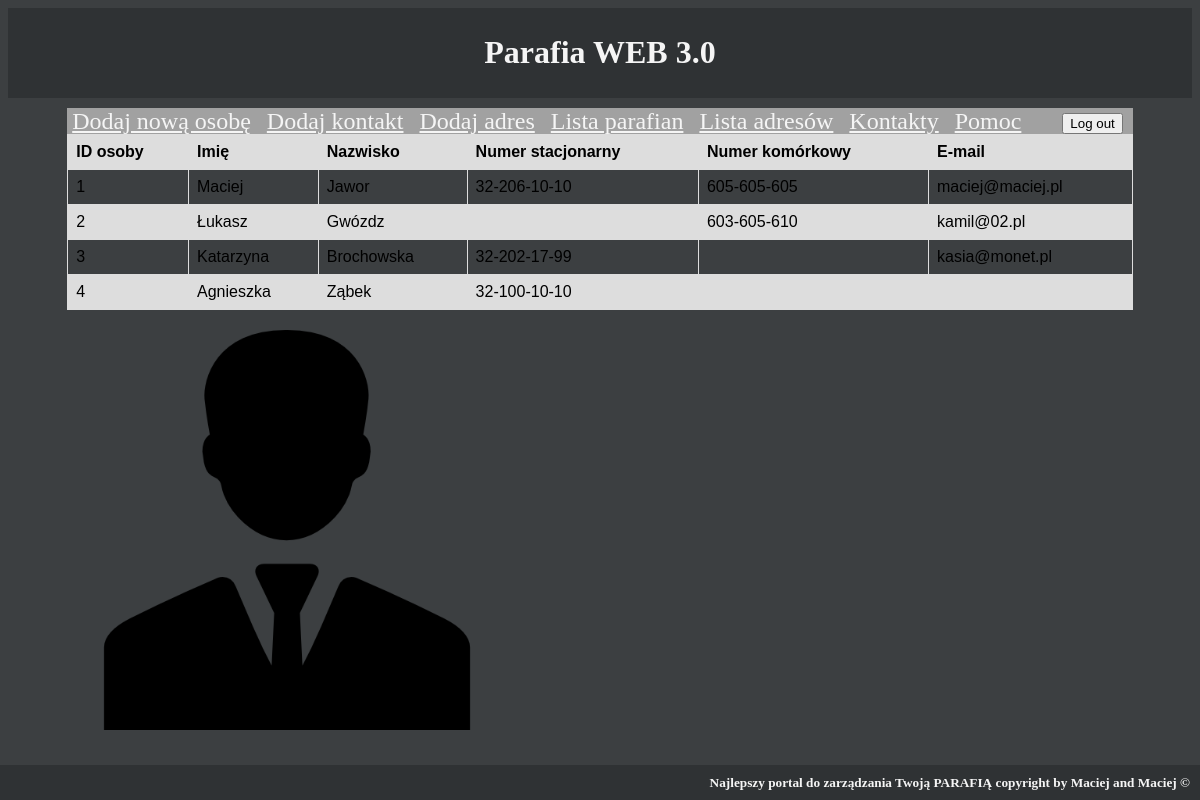
Page /index.php?view=contacts (signed in) on the committed database.
### tables this page shows
CREATE TABLE kontakty (
id_kontaktu int NOT Null AUTO_INCREMENT PRIMARY KEY,
numer_stacjonarny VARCHAR(12),
numer_komurkowy VARCHAR(12),
email VARCHAR(50),
id_osoby INT UNSIGNED NOT NULL,
FOREIGN KEY (id_osoby)
	REFERENCES osoba(id_osoby)
);

CREATE TABLE osoba(
id_osoby INT UNSIGNED NOT NULL AUTO_INCREMENT PRIMARY KEY,
imie VARCHAR(40) NOT NULL,
nazwisko VARCHAR(50) NOT NULL,
data_urodzenia DATE,
plec VARCHAR(1) NOT NULL,
zdjecia blob,
opis text,
date_wprowadzenia TIMESTAMP
);

### php/dbengine.php (called while the page is built, shortened)
<?php
class ConnectionOptions {
    private $hostname;
    private $databasename;
    private $username;
    private $password;
    function __construct($hostname, $databasename, $username, $password, $port = "", $additionals = "")
    {
        $this->hostname = $hostname;
        $this->databasename = $databasename;
        $this->username = $username;
        $this->password = $password;
    }
    public function getHostname()
    {
        return $this->hostname;
    }
    public function getDatabasename()
    {
        return $this->databasename;
    }
    public function getUsername()
    {
        return $this->username;
    }
    public function getPassword()
    {
        return $this->password;
    }
}
class customDBEngine
{
    private $connection;
    private $connectionOptions;
    protected static $singleton = null;
    public static function getDatabase() {
       if (!isset(static::$singleton)) {
           static::$singleton = new static(DB_HOST, DB_NAME, DB_USER, DB_PASS);
           static::$singleton->connect();
        }
      return static::$singleton;
    }
    protected function __construct($hostname, $databasename, $username, $password, $port = "", $additionals = "")
    {
        $this->connectionOptions = new ConnectionOptions($hostname, $databasename, $username, $password, $port, $additionals);
    }
    public function query()
    {
        return new customQuery($this);
    }
    public function connect()
    {
        $this->connection = new PDO("mysql:host=".$this->connectionOptions->getHostname().";dbname=".$this->connectionOptions->getDatabasename(), $this->connectionOptions->getUsername(), $this->connectionOptions->getPassword());
        $this->connection->setAttribute(PDO::ATTR_ERRMODE, PDO::ERRMODE_EXCEPTION);
    }
    public function prepare($sql)
    {
        return $this->connection->prepare($sql);
    }
    public function isLogged()
    {
        if (isset($_SESSION['loggedUser'])){
            return $_SESSION['loggedUser'] <> '';
        }
    }
}
class customQuery implements queryInterface
{
    private $connection;
    private $stmt;
    public function __construct($connection)
    {
        $this->connection = $connection;
    }
    public function open($sql, $values = array(""))
    {
        $this->stmt = $this->connection->prepare($sql);
        $this->stmt->execute($values);
        return $this;
    }
    public function getResult() {
        return $this->stmt->fetchAll(PDO::FETCH_ASSOC);
    }
}

### view/contacts.php (the view, shortened to what this page needs)
<?php
include_once($_SERVER['DOCUMENT_ROOT'].'/php/dbengine.php');
?>
<?php
if (DBEngine::getDatabase()->isLogged()) {
?>
<div class="mainContainer">
    <table>
            <th>ID osoby</th>
            <th>Imię</th>
            <th>Nazwisko</th>
            <th>Numer stacjonarny</th>
            <th>Numer komórkowy</th>
            <th>E-mail</th>
        <?php
        foreach (DBEngine::getDatabase()->query()->open("SELECT * FROM KONTAKTY JOIN OSOBA USING (ID_OSOBY)")->getResult() as $k=>$row ) {
            echo
                '<tr>'.
                '<td>'.$row['id_osoby'].'</td>'.
                '<td>'.$row['imie'].'</td>'.
                '<td>'.$row['nazwisko'].'</td>'.
                '<td>'.$row['numer_stacjonarny'].'</td>'.
                '<td>'.$row['numer_komurkowy'].'</td>'.
                '<td>'.$row['email'].'</td>'.
                '</tr>';
        }
        ?>
    </table>
    <div id="img">
        <img src="img/businessman.png" width="400px" height="400px">
    </div>
    <div>
    </div>
</div>
    <?php
} else {
    header('Location: ../index.php');
}?>

### css/style.css (style rules this page uses)
body { background: #3c3f41; }
#img { float: left; width: auto; height: auto; padding: 20px; }
.mainContainer { background: #3c3f41; position: relative; width: 90%; margin-top: 0px; margin-left: auto; margin-right: auto; z-index: 1; }
table { border-collapse: collapse; }

### view/contacts.php (style rules this page uses)
table { font-family: arial, sans-serif; border-collapse: collapse; width: 100%; }
td, th { border: 1px solid #dddddd; text-align: left; padding: 8px; }
tr:nth-child(even) { background-color: #dddddd; }

### rows in the picture
kontakty: id_osoby "1", id_osoby.imie "Maciej", id_osoby.nazwisko "Jawor", numer_stacjonarny "32-206-10-10", numer_komurkowy "605-605-605", email "maciej@maciej.pl"
kontakty: id_osoby "2", id_osoby.imie "Łukasz", id_osoby.nazwisko "Gwózdz", numer_komurkowy "603-605-610", email "kamil@02.pl"
kontakty: id_osoby "3", id_osoby.imie "Katarzyna", id_osoby.nazwisko "Brochowska", numer_stacjonarny "32-202-17-99", email "kasia@monet.pl"
kontakty: id_osoby "4", id_osoby.imie "Agnieszka", id_osoby.nazwisko "Ząbek", numer_stacjonarny "32-100-10-10"
